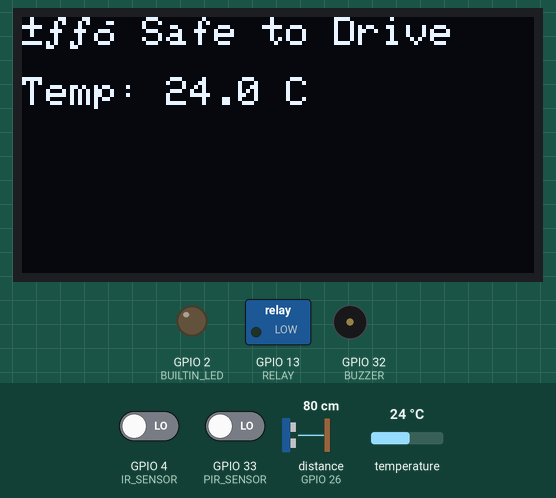
Simulated run of this sketch. Board: ESP32. On the bench: 128×64 one-colour display, switched loads named in the sketch (green lamp = pin HIGH), output pins drawn as LEDs (lit = HIGH), buzzer (waves = sounding). The test bench sets the inputs (shaded band); at power-on: temperature 24 °C, GPIO 4 (IR_SENSOR) LOW, GPIO 33 (PIR_SENSOR) LOW, distance to the obstacle (sensor on GPIO 26) 80 cm. The echo pulse lasts 58.3 µs per cm; WiFi joins after 1.5 s; servers stay silent unless stated; pins used as bus, display or sensor lines are not drawn; what the sketch prints to the serial monitor is not drawn.

Above: at 4.2 s.
4.3 s: temperature set to 12 °C
At 5.0 s:
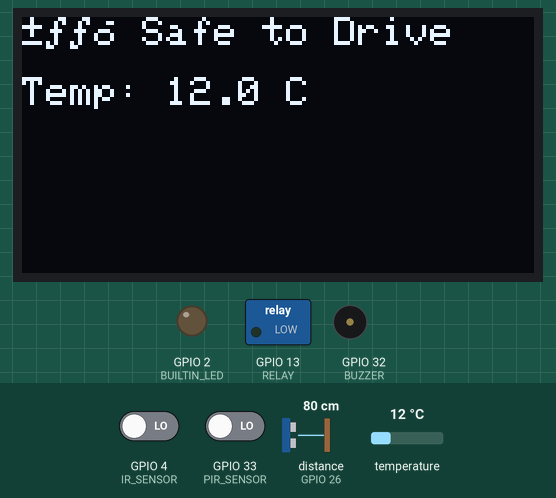
5.9 s: temperature set to 19 °C
7.5 s: temperature set to 28 °C
At 8.7 s:
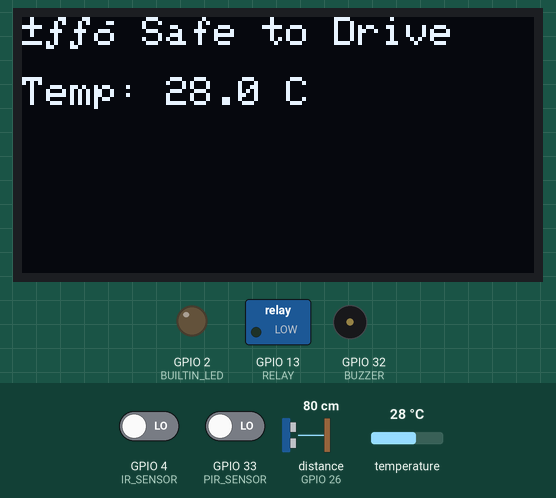
9.0 s: GPIO 4 (IR_SENSOR) driven HIGH and GPIO 33 (PIR_SENSOR) driven HIGH
At 9.9 s:
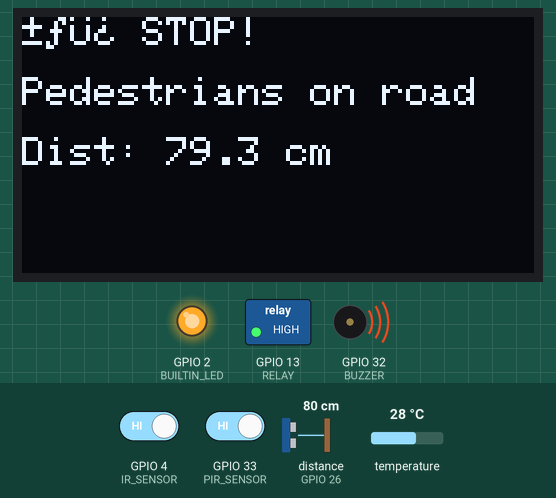
10.8 s: GPIO 4 (IR_SENSOR) driven LOW
At 11.4 s:
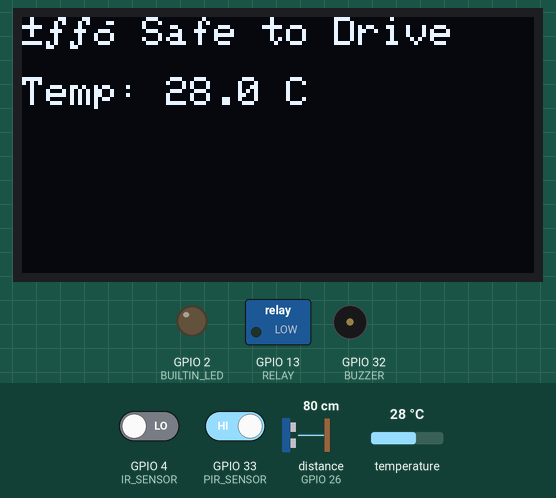
12.4 s: GPIO 4 (IR_SENSOR) driven HIGH
At 12.55 s:
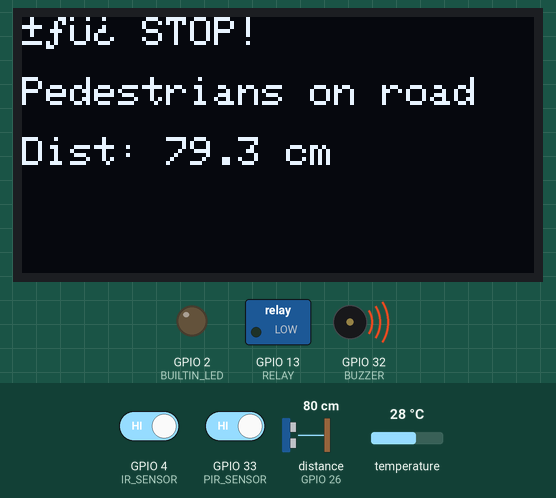
Timing chart, 0 to 15.1 s (numbered marks = the images above; inputs shaded):
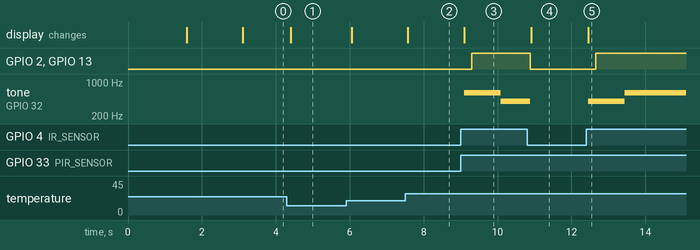

The sketch:

pedestrian_saftey_iotproj.ino
```cpp
#include <Adafruit_GFX.h>
#include <Adafruit_SSD1306.h>
#include <Adafruit_BMP280.h>
#include <WiFi.h>
#include <Wire.h>
#include <Firebase_ESP_Client.h>
#include "addons/TokenHelper.h"
#include "addons/RTDBHelper.h"

// ---------------------- Firebase & WiFi Configuration ----------------------
#define FIREBASE_HOST "iotlab-b375f-default-rtdb.asia-southeast1.firebasedatabase.app/"
#define FIREBASE_AUTH "6wYImmhtOvrKdmsjMDdpR8NaKfoqNsW3F9n0Vzj3"
#define WIFI_SSID "gres"
#define WIFI_PASSWORD "griet7575"
String tag = "IOTLAB/Pedestrian_Safety/Status";

FirebaseData fbdo;
FirebaseAuth auth;
FirebaseConfig config;

// ---------------------- Sensor & Display Configuration ----------------------
Adafruit_BMP280 bmp;
#define SEALEVELPRESSURE_HPA (1013.25)

#define SCREEN_WIDTH 128
#define SCREEN_HEIGHT 64
Adafruit_SSD1306 display(SCREEN_WIDTH, SCREEN_HEIGHT, &Wire, -1);

// ---------------------- Pin Definitions ----------------------
#define IR_SENSOR 4
#define PIR_SENSOR 33
#define ULTRASONIC_TRIG 25
#define ULTRASONIC_ECHO 26
#define BUZZER 32
#define RELAY 13
#define BUILTIN_LED 2

// ---------------------- Global Variables ----------------------
const float CRITICAL_DISTANCE_CM = 100.0; // 1 meter
unsigned long lastSirenToggle = 0;
String currentStatus = "";
float lastDistance = 999.0;

// ---------------------- Function Prototypes ----------------------
float measureDistance();
void updateOutputs(bool alertPedestrians, bool showWarning);
void displayStatus(const String &line1, const String &line2, const String &line3);
void alertSiren();
void safeDisplay();

// ---------------------- Setup ----------------------
void setup() {
  Serial.begin(115200);

  pinMode(IR_SENSOR, INPUT);
  pinMode(PIR_SENSOR, INPUT);
  pinMode(ULTRASONIC_TRIG, OUTPUT);
  pinMode(ULTRASONIC_ECHO, INPUT);
  pinMode(RELAY, OUTPUT);
  pinMode(BUILTIN_LED, OUTPUT);
  ledcSetup(0, 1000, 8);
  ledcAttachPin(BUZZER, 0);

  Wire.begin(21, 22);
  if (!display.begin(SSD1306_SWITCHCAPVCC, 0x3C)) {
    Serial.println("❌ OLED not found!");
  }

  if (!bmp.begin(0x76)) {
    Serial.println("❌ BMP280 not found!");
  }

  WiFi.begin(WIFI_SSID, WIFI_PASSWORD);
  Serial.print("Connecting to WiFi");
  displayStatus("Pedestrian Safety", "Initializing...", "Connecting WiFi...");
  while (WiFi.status() != WL_CONNECTED) {
    delay(500);
    Serial.print(".");
  }
  Serial.println("\n✅ WiFi Connected");

  config.database_url = FIREBASE_HOST;
  config.signer.tokens.legacy_token = FIREBASE_AUTH;
  Firebase.begin(&config, &auth);
  Firebase.reconnectWiFi(true);

  displayStatus("Pedestrian Safety", "System Ready", "Monitoring...");
  delay(1500);
}

// ---------------------- Loop ----------------------
void loop() {
  int irValue = digitalRead(IR_SENSOR);
  bool irDetected = (irValue == HIGH); // Change to LOW if your IR is active LOW
  bool pirDetected = (digitalRead(PIR_SENSOR) == HIGH);
  bool alertPedestrians = false;
  bool showWarning = false;

  Serial.print("IR: ");
  Serial.print(irValue);
  Serial.print(" | PIR: ");
  Serial.println(digitalRead(PIR_SENSOR));

  if (irDetected) {
    if (pirDetected) {
      // PIR detected motion → measure distance
      lastDistance = measureDistance();
      Serial.print("Distance: ");
      Serial.println(lastDistance);

      if (lastDistance <= CRITICAL_DISTANCE_CM) {
        // Pedestrians very close — stop vehicles
        alertPedestrians = true;
        showWarning = true;
        displayStatus("🚨 STOP!", "Pedestrians on road", "Dist: " + String(lastDistance, 1) + " cm");
        currentStatus = "STOP! Pedestrians on road";
      } else {
        // PIR detected motion, but distance is safe
        showWarning = true;
        displayStatus("⚠️ Slow Down!!", "Pedestrians Ahead", "Drive Carefully");
        delay(500);
        currentStatus = "Slow Down!!";
      }
    } else {
      // IR detects, but no PIR motion — safe
      safeDisplay();
      currentStatus = "Safe to Drive";
    }
  } else {
    // No IR detection — safe
    safeDisplay();
    currentStatus = "Safe to Drive";
  }

  // Update outputs
  updateOutputs(alertPedestrians, showWarning);

  // Firebase update only when status changes
  static String lastStatus = "";
  if (currentStatus != lastStatus) {
    if (WiFi.isConnected() && Firebase.ready()) {
      Firebase.RTDB.setString(&fbdo, tag, currentStatus);
      lastStatus = currentStatus;
    }
  }

  delay(100); // small loop delay for stability
}

// ---------------------- Helper Functions ----------------------

float measureDistance() {
  digitalWrite(ULTRASONIC_TRIG, LOW);
  delayMicroseconds(2);
  digitalWrite(ULTRASONIC_TRIG, HIGH);
  delayMicroseconds(10);
  digitalWrite(ULTRASONIC_TRIG, LOW);

  long duration = pulseIn(ULTRASONIC_ECHO, HIGH, 50000);
  float distance = duration * 0.034 / 2;
  if (distance > 400 || distance <= 0) return 999.0;
  return distance;
}

void updateOutputs(bool alertPedestrians, bool showWarning) {
  if (alertPedestrians) {
    // Critical proximity — alternating siren tone
    alertSiren();
    digitalWrite(RELAY, HIGH);
    digitalWrite(BUILTIN_LED, HIGH);
    delay(500);
  } else if (showWarning) {
    // Slow down — steady tone
    ledcWriteTone(0, 1000);
    digitalWrite(RELAY, HIGH);
    digitalWrite(BUILTIN_LED, HIGH);
    delay(500);
  } else {
    // Safe — everything off
    ledcWrite(0, 0);
    digitalWrite(RELAY, LOW);
    digitalWrite(BUILTIN_LED, LOW);
  }
}

void alertSiren() {
  unsigned long currentTime = millis();
  if (currentTime - lastSirenToggle >= 200) {
    if (currentTime % 400 < 200) {
      ledcWriteTone(0, 400);
    } else {
      ledcWriteTone(0, 600);
    }
    lastSirenToggle = currentTime;
  }

  delay(200);
}

void safeDisplay() {
  ledcWrite(0, 0);
  digitalWrite(RELAY, LOW);
  digitalWrite(BUILTIN_LED, LOW);

  float tempC = bmp.readTemperature();
  displayStatus("🟢 Safe to Drive", "Temp: " + String(tempC, 1) + " C", "");
}

void displayStatus(const String &line1, const String &line2, const String &line3) {
  display.clearDisplay();
  display.setTextSize(1);
  display.setTextColor(SSD1306_WHITE);
  display.setCursor(0, 0);
  display.println(line1);
  display.setCursor(0, 15);
  display.println(line2);
  display.setCursor(0, 30);
  display.println(line3);
  display.display();
}
```

Measured:
- after the input at 4.3 s, the display: changes after 0.10 s (image 1)
- after the input at 7.5 s, the display: changes after 0.07 s (image 2)
- after the input at 9.0 s, GPIO 2 (BUILTIN_LED), GPIO 13 (RELAY): LOW → HIGH after 0.30 s; tone on GPIO 32 (BUZZER): silent → 600 Hz after 0.10 s, → 400 Hz 0.98 s later; the display: changes after 0.10 s (image 3)
- after the input at 10.8 s, GPIO 2 (BUILTIN_LED), GPIO 13 (RELAY): HIGH → LOW after 0.08 s; tone on GPIO 32 (BUZZER): 400 Hz → silent after 0.08 s; the display: changes after 0.11 s (image 4)
- after the input at 12.4 s, GPIO 2 (BUILTIN_LED), GPIO 13 (RELAY): LOW → HIGH after 0.26 s; tone on GPIO 32 (BUZZER): silent → 400 Hz after 0.06 s, → 600 Hz 0.98 s later; the display: changes after 0.06 s (image 5)
